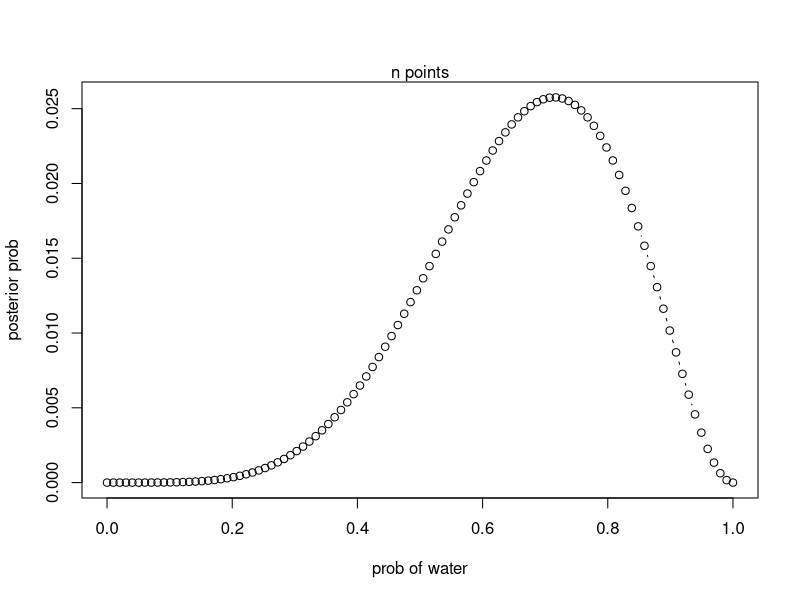

The R script that drew this image:
# exercise 

n = 100

# Define grid 
p_grid <- seq(from=0, to=1, length.out=n)

# define prior 
prior <- rep(1,n)

# compute liklihood at each value in the grid
likelihood <- dbinom(5, size=7, prob=p_grid)

# compute product of likelihood and prior 
unstd.posterior <- likelihood * prior

# Standardize the posterior, so it sums to 1
posterior <- unstd.posterior / sum(unstd.posterior )

# Display
plot(p_grid, posterior, type="b", xlab="prob of water", ylab="posterior prob")
mtext("n points")